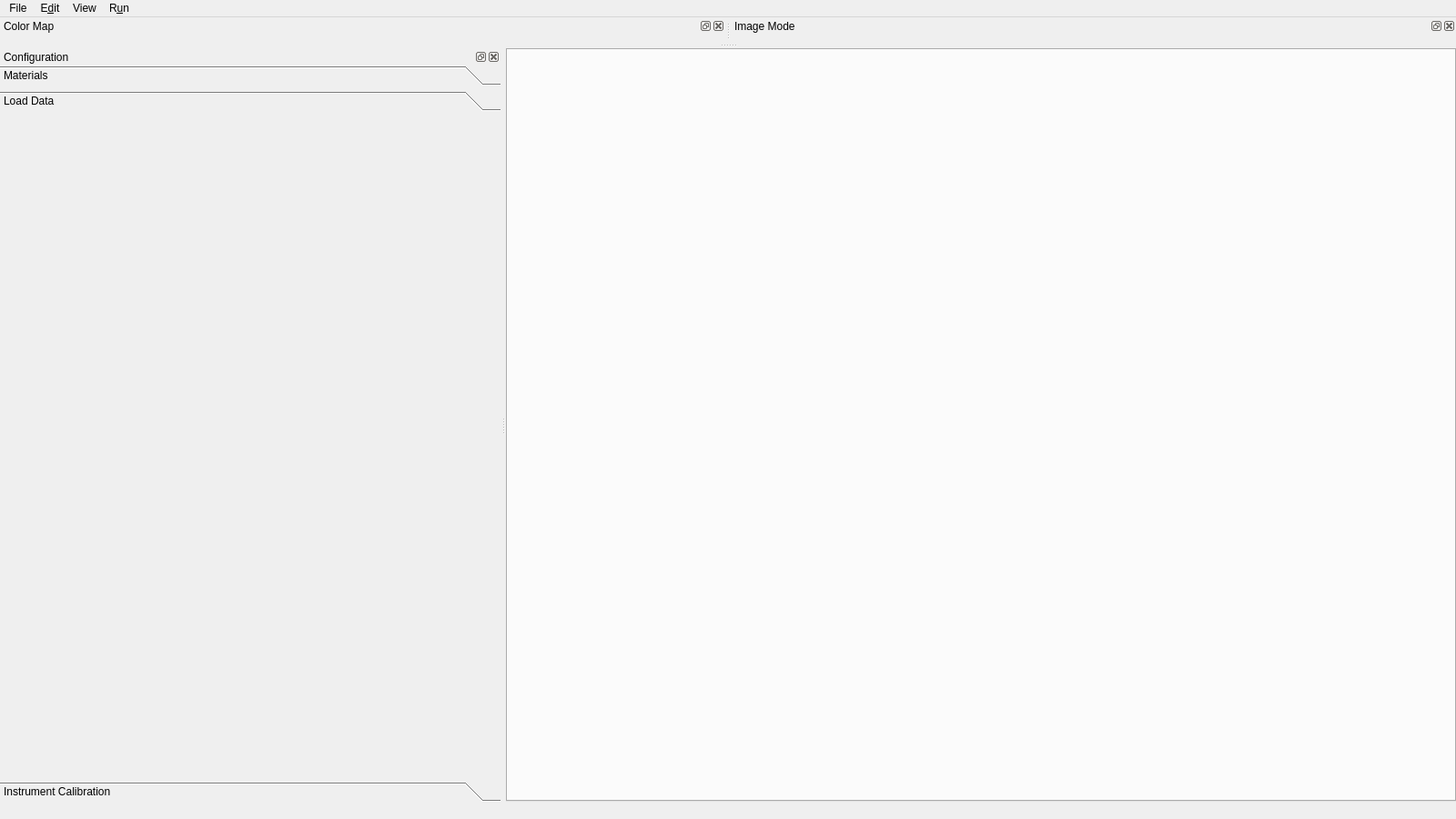
<?xml version="1.0" encoding="UTF-8"?>
<ui version="4.0">
 <class>main_window</class>
 <widget class="QMainWindow" name="main_window">
  <property name="geometry">
   <rect>
    <x>0</x>
    <y>0</y>
    <width>1600</width>
    <height>900</height>
   </rect>
  </property>
  <property name="windowTitle">
   <string>HEXRD</string>
  </property>
  <widget class="QWidget" name="central_widget">
   <layout class="QVBoxLayout" name="central_widget_layout">
    <property name="spacing">
     <number>0</number>
    </property>
    <property name="leftMargin">
     <number>0</number>
    </property>
    <property name="topMargin">
     <number>0</number>
    </property>
    <property name="rightMargin">
     <number>0</number>
    </property>
    <property name="bottomMargin">
     <number>0</number>
    </property>
    <item>
     <widget class="ImageTabWidget" name="image_tab_widget"/>
    </item>
   </layout>
  </widget>
  <widget class="QMenuBar" name="menu_bar">
   <property name="geometry">
    <rect>
     <x>0</x>
     <y>0</y>
     <width>1600</width>
     <height>22</height>
    </rect>
   </property>
   <widget class="QMenu" name="menu_file">
    <property name="title">
     <string>File</string>
    </property>
    <widget class="QMenu" name="menu_open">
     <property name="title">
      <string>&amp;Open</string>
     </property>
     <widget class="QMenu" name="menu_load_config">
      <property name="title">
       <string>Configuration</string>
      </property>
      <addaction name="action_open_config_yaml"/>
      <addaction name="action_open_config_dir"/>
     </widget>
     <addaction name="action_open_images"/>
     <addaction name="menu_load_config"/>
     <addaction name="action_open_materials"/>
     <addaction name="action_open_aps_imageseries"/>
     <addaction name="separator"/>
     <addaction name="action_open_grain_fitting_results"/>
    </widget>
    <widget class="QMenu" name="menu_save">
     <property name="title">
      <string>&amp;Save</string>
     </property>
     <widget class="QMenu" name="menu_save_config">
      <property name="title">
       <string>&amp;Configuration</string>
      </property>
      <addaction name="action_save_config_yaml"/>
      <addaction name="action_save_config_dir"/>
     </widget>
     <addaction name="action_save_imageseries"/>
     <addaction name="menu_save_config"/>
     <addaction name="action_save_materials"/>
    </widget>
    <widget class="QMenu" name="menu_export">
     <property name="title">
      <string>Export</string>
     </property>
     <addaction name="action_export_polar_plot"/>
    </widget>
    <addaction name="menu_open"/>
    <addaction name="menu_save"/>
    <addaction name="menu_export"/>
    <addaction name="separator"/>
    <addaction name="actionQuit"/>
   </widget>
   <widget class="QMenu" name="menuView">
    <property name="title">
     <string>View</string>
    </property>
    <addaction name="action_show_toolbar"/>
    <addaction name="action_show_live_updates"/>
    <addaction name="action_show_detector_borders"/>
    <addaction name="action_view_indexing_config"/>
    <addaction name="action_view_fit_grains_config"/>
   </widget>
   <widget class="QMenu" name="menu_edit">
    <property name="title">
     <string>E&amp;dit</string>
    </property>
    <widget class="QMenu" name="menu_masks">
     <property name="title">
      <string>Masks</string>
     </property>
     <addaction name="action_edit_apply_polar_mask"/>
     <addaction name="action_edit_apply_laue_mask_to_polar"/>
     <addaction name="action_edit_apply_polygon_mask"/>
     <addaction name="action_open_mask_manager"/>
    </widget>
    <addaction name="action_edit_euler_angle_convention"/>
    <addaction name="action_edit_reset_instrument_config"/>
    <addaction name="menu_masks"/>
    <addaction name="action_transform_detectors"/>
    <addaction name="action_switch_workflow"/>
   </widget>
   <widget class="QMenu" name="menu_run">
    <property name="title">
     <string>R&amp;un</string>
    </property>
    <addaction name="action_run_powder_calibration"/>
    <addaction name="action_run_calibration"/>
    <addaction name="action_run_indexing"/>
    <addaction name="action_run_wppf"/>
   </widget>
   <addaction name="menu_file"/>
   <addaction name="menu_edit"/>
   <addaction name="menuView"/>
   <addaction name="menu_run"/>
  </widget>
  <widget class="QStatusBar" name="status_bar">
   <property name="sizeGripEnabled">
    <bool>false</bool>
   </property>
  </widget>
  <widget class="QDockWidget" name="config_dock_widget">
   <property name="sizePolicy">
    <sizepolicy hsizetype="Preferred" vsizetype="Preferred">
     <horstretch>0</horstretch>
     <verstretch>0</verstretch>
    </sizepolicy>
   </property>
   <property name="minimumSize">
    <size>
     <width>550</width>
     <height>312</height>
    </size>
   </property>
   <property name="windowTitle">
    <string>Configuration</string>
   </property>
   <attribute name="dockWidgetArea">
    <number>1</number>
   </attribute>
   <widget class="QWidget" name="config_dock_widgets">
    <property name="minimumSize">
     <size>
      <width>150</width>
      <height>0</height>
     </size>
    </property>
    <layout class="QVBoxLayout" name="verticalLayout">
     <property name="spacing">
      <number>0</number>
     </property>
     <property name="leftMargin">
      <number>0</number>
     </property>
     <property name="topMargin">
      <number>0</number>
     </property>
     <property name="rightMargin">
      <number>0</number>
     </property>
     <property name="bottomMargin">
      <number>0</number>
     </property>
     <item>
      <widget class="QToolBox" name="config_tool_box">
       <property name="currentIndex">
        <number>1</number>
       </property>
       <widget class="QWidget" name="materials_page">
        <property name="geometry">
         <rect>
          <x>0</x>
          <y>0</y>
          <width>550</width>
          <height>708</height>
         </rect>
        </property>
        <attribute name="label">
         <string>Materials</string>
        </attribute>
       </widget>
       <widget class="QWidget" name="load_page">
        <property name="geometry">
         <rect>
          <x>0</x>
          <y>0</y>
          <width>550</width>
          <height>708</height>
         </rect>
        </property>
        <attribute name="label">
         <string>Load Data</string>
        </attribute>
       </widget>
       <widget class="QWidget" name="instrument_calibration_page">
        <property name="geometry">
         <rect>
          <x>0</x>
          <y>0</y>
          <width>550</width>
          <height>708</height>
         </rect>
        </property>
        <attribute name="label">
         <string>Instrument Calibration</string>
        </attribute>
        <layout class="QVBoxLayout" name="verticalLayout_2">
         <property name="spacing">
          <number>0</number>
         </property>
         <property name="leftMargin">
          <number>0</number>
         </property>
         <property name="topMargin">
          <number>0</number>
         </property>
         <property name="rightMargin">
          <number>0</number>
         </property>
         <property name="bottomMargin">
          <number>0</number>
         </property>
         <item>
          <widget class="QTabWidget" name="calibration_tab_widget">
           <property name="currentIndex">
            <number>1</number>
           </property>
           <widget class="QWidget" name="form_view">
            <attribute name="title">
             <string>Form View</string>
            </attribute>
           </widget>
           <widget class="QWidget" name="tree_view">
            <attribute name="title">
             <string>Tree View</string>
            </attribute>
           </widget>
          </widget>
         </item>
        </layout>
       </widget>
      </widget>
     </item>
    </layout>
   </widget>
  </widget>
  <widget class="QDockWidget" name="color_map_dock_widget">
   <property name="windowTitle">
    <string>Color Map</string>
   </property>
   <attribute name="dockWidgetArea">
    <number>4</number>
   </attribute>
   <widget class="QWidget" name="color_map_dock_widgets">
    <layout class="QHBoxLayout" name="horizontalLayout">
     <property name="spacing">
      <number>0</number>
     </property>
     <property name="leftMargin">
      <number>0</number>
     </property>
     <property name="topMargin">
      <number>0</number>
     </property>
     <property name="rightMargin">
      <number>0</number>
     </property>
     <property name="bottomMargin">
      <number>0</number>
     </property>
    </layout>
   </widget>
  </widget>
  <widget class="QDockWidget" name="image_mode_dock_widget">
   <property name="windowTitle">
    <string>Image Mode</string>
   </property>
   <attribute name="dockWidgetArea">
    <number>4</number>
   </attribute>
   <widget class="QWidget" name="image_mode_dock_widgets">
    <layout class="QHBoxLayout" name="horizontalLayout_2">
     <property name="spacing">
      <number>0</number>
     </property>
     <property name="leftMargin">
      <number>0</number>
     </property>
     <property name="rightMargin">
      <number>0</number>
     </property>
     <property name="bottomMargin">
      <number>0</number>
     </property>
    </layout>
   </widget>
  </widget>
  <action name="action_tabbed_view">
   <property name="checkable">
    <bool>true</bool>
   </property>
   <property name="text">
    <string>&amp;Tab Images</string>
   </property>
   <property name="toolTip">
    <string>View images in tabs</string>
   </property>
  </action>
  <action name="action_open_images">
   <property name="text">
    <string>&amp;Images</string>
   </property>
  </action>
  <action name="action_open_config">
   <property name="text">
    <string>Configuration</string>
   </property>
  </action>
  <action name="action_save_imageseries">
   <property name="text">
    <string>&amp;ImageSeries</string>
   </property>
  </action>
  <action name="action_open_materials">
   <property name="text">
    <string>&amp;Materials</string>
   </property>
  </action>
  <action name="action_show_toolbar">
   <property name="checkable">
    <bool>true</bool>
   </property>
   <property name="checked">
    <bool>true</bool>
   </property>
   <property name="text">
    <string>&amp;Show Toolbar</string>
   </property>
  </action>
  <action name="actionShow_Live_Updates">
   <property name="checkable">
    <bool>true</bool>
   </property>
   <property name="text">
    <string>Show Live Updates</string>
   </property>
  </action>
  <action name="action_show_live_updates">
   <property name="checkable">
    <bool>true</bool>
   </property>
   <property name="checked">
    <bool>true</bool>
   </property>
   <property name="text">
    <string>Show &amp;Live Updates</string>
   </property>
  </action>
  <action name="action_show_saturation_percentages">
   <property name="checkable">
    <bool>true</bool>
   </property>
   <property name="text">
    <string>Show Saturation &amp;Percentages</string>
   </property>
   <property name="toolTip">
    <string>&lt;html&gt;&lt;head/&gt;&lt;body&gt;&lt;p&gt;Show the saturation percentages of the images when in &amp;quot;Image View&amp;quot; mode. The saturation percentages will appear as white text in the bottom left corners of the images.&lt;/p&gt;&lt;/body&gt;&lt;/html&gt;</string>
   </property>
  </action>
  <action name="action_save_materials">
   <property name="text">
    <string>&amp;Materials</string>
   </property>
  </action>
  <action name="action_run_powder_calibration">
   <property name="text">
    <string>&amp;Powder Calibration</string>
   </property>
  </action>
  <action name="action_edit_euler_angle_convention">
   <property name="text">
    <string>Euler Angle &amp;Convention</string>
   </property>
  </action>
  <action name="action_open_aps_imageseries">
   <property name="text">
    <string>&amp;APS ImageSeries</string>
   </property>
  </action>
  <action name="actionQuit">
   <property name="text">
    <string>Exit</string>
   </property>
   <property name="shortcut">
    <string>Ctrl+Q</string>
   </property>
  </action>
  <action name="action_edit_calibration_crystal">
   <property name="text">
    <string>Calibration Crystal</string>
   </property>
  </action>
  <action name="action_show_detector_borders">
   <property name="checkable">
    <bool>true</bool>
   </property>
   <property name="checked">
    <bool>true</bool>
   </property>
   <property name="text">
    <string>Show Detector Borders</string>
   </property>
  </action>
  <action name="action_export_polar_plot">
   <property name="enabled">
    <bool>false</bool>
   </property>
   <property name="text">
    <string>Polar Plot</string>
   </property>
  </action>
  <action name="action_run_calibration">
   <property name="enabled">
    <bool>false</bool>
   </property>
   <property name="text">
    <string>Calibration</string>
   </property>
  </action>
  <action name="action_edit_reset_instrument_config">
   <property name="text">
    <string>Reset Instrument Config</string>
   </property>
  </action>
  <action name="action_transform_detectors">
   <property name="enabled">
    <bool>false</bool>
   </property>
   <property name="text">
    <string>Transform Detectors</string>
   </property>
  </action>
  <action name="action_run_indexing">
   <property name="enabled">
    <bool>false</bool>
   </property>
   <property name="text">
    <string>Indexing</string>
   </property>
  </action>
  <action name="action_switch_workflow">
   <property name="text">
    <string>Switch Workflow</string>
   </property>
  </action>
  <action name="action_edit_apply_polar_mask">
   <property name="enabled">
    <bool>false</bool>
   </property>
   <property name="text">
    <string>Apply Polygon to Polar</string>
   </property>
  </action>
  <action name="action_edit_apply_laue_mask_to_polar">
   <property name="enabled">
    <bool>false</bool>
   </property>
   <property name="text">
    <string>Apply Laue Mask to Polar</string>
   </property>
  </action>
  <action name="action_open_config_yaml">
   <property name="text">
    <string>YAML</string>
   </property>
  </action>
  <action name="action_open_config_dir">
   <property name="text">
    <string>HEXRD Directory</string>
   </property>
  </action>
  <action name="action_save_config_yaml">
   <property name="text">
    <string>YAML</string>
   </property>
  </action>
  <action name="action_save_config_dir">
   <property name="text">
    <string>HEXRD Directory</string>
   </property>
  </action>
  <action name="action_open_manager">
   <property name="text">
    <string>Mask Management</string>
   </property>
  </action>
  <action name="action_open_mask_manager">
   <property name="text">
    <string>Manage Masks</string>
   </property>
  </action>
  <action name="action_edit_apply_polygon_mask">
   <property name="text">
    <string>Apply Ellipse/Rectangle Mask</string>
   </property>
  </action>
  <action name="action_run_wppf">
   <property name="enabled">
    <bool>false</bool>
   </property>
   <property name="text">
    <string>WPPF</string>
   </property>
  </action>
  <action name="action_open_grain_fitting_results">
   <property name="text">
    <string>Grain Fitting Results</string>
   </property>
  </action>
  <action name="action_view_indexing_config">
   <property name="text">
    <string>Indexing Config</string>
   </property>
  </action>
  <action name="action_view_fit_grains_config">
   <property name="text">
    <string>Fit Grains Config</string>
   </property>
  </action>
 </widget>
 <customwidgets>
  <customwidget>
   <class>ImageTabWidget</class>
   <extends>QTabWidget</extends>
   <header>image_tab_widget.py</header>
   <container>1</container>
   <slots>
    <slot>open_files()</slot>
    <slot>set_tabbed_view(bool)</slot>
    <slot>show_nav_toolbar(bool)</slot>
    <slot>show_toolbar(bool)</slot>
   </slots>
  </customwidget>
 </customwidgets>
 <resources/>
 <connections>
  <connection>
   <sender>action_show_toolbar</sender>
   <signal>toggled(bool)</signal>
   <receiver>image_tab_widget</receiver>
   <slot>show_toolbar(bool)</slot>
   <hints>
    <hint type="sourcelabel">
     <x>-1</x>
     <y>-1</y>
    </hint>
    <hint type="destinationlabel">
     <x>1075</x>
     <y>460</y>
    </hint>
   </hints>
  </connection>
  <connection>
   <sender>actionQuit</sender>
   <signal>triggered()</signal>
   <receiver>main_window</receiver>
   <slot>close()</slot>
   <hints>
    <hint type="sourcelabel">
     <x>-1</x>
     <y>-1</y>
    </hint>
    <hint type="destinationlabel">
     <x>799</x>
     <y>449</y>
    </hint>
   </hints>
  </connection>
 </connections>
</ui>
